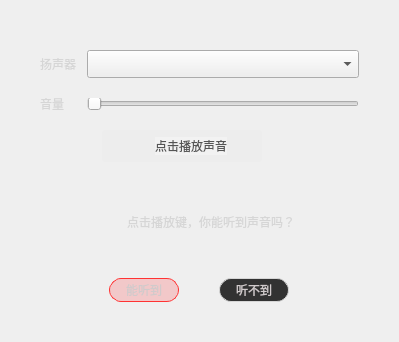
        <widget class="QWidget" name="page_speak">
         <property name="styleSheet">
          <string notr="true">QWidget#page_speak{	background-color: rgb(50,50,50);}</string>
         </property>
         <layout class="QGridLayout" name="gridLayout_4">
          <property name="leftMargin">
           <number>0</number>
          </property>
          <property name="topMargin">
           <number>0</number>
          </property>
          <property name="rightMargin">
           <number>0</number>
          </property>
          <property name="bottomMargin">
           <number>0</number>
          </property>
          <property name="spacing">
           <number>0</number>
          </property>
          <item row="7" column="0">
           <layout class="QVBoxLayout" name="verticalLayout_9">
            <property name="spacing">
             <number>0</number>
            </property>
            <item>
             <spacer name="verticalSpacer_14">
              <property name="orientation">
               <enum>Qt::Vertical</enum>
              </property>
              <property name="sizeType">
               <enum>QSizePolicy::Expanding</enum>
              </property>
              <property name="sizeHint" stdset="0">
               <size>
                <width>20</width>
                <height>50</height>
               </size>
              </property>
             </spacer>
            </item>
            <item>
             <layout class="QHBoxLayout" name="horizontalLayout_30">
              <property name="spacing">
               <number>5</number>
              </property>
              <property name="leftMargin">
               <number>0</number>
              </property>
              <item>
               <spacer name="horizontalSpacer_33">
                <property name="orientation">
                 <enum>Qt::Horizontal</enum>
                </property>
                <property name="sizeHint" stdset="0">
                 <size>
                  <width>40</width>
                  <height>20</height>
                 </size>
                </property>
               </spacer>
              </item>
              <item>
               <widget class="QLabel" name="label_64">
                <property name="minimumSize">
                 <size>
                  <width>18</width>
                  <height>20</height>
                 </size>
                </property>
                <property name="maximumSize">
                 <size>
                  <width>18</width>
                  <height>20</height>
                 </size>
                </property>
                <property name="styleSheet">
                 <string notr="true">border-image: url(:/check/images/device_check/icon-volume-red.png);</string>
                </property>
                <property name="text">
                 <string/>
                </property>
               </widget>
              </item>
              <item>
               <widget class="QLabel" name="label_17">
                <property name="styleSheet">
                 <string notr="true">

color: rgb(214, 214, 214);
font: 12px &quot;微软雅黑&quot;;</string>
                </property>
                <property name="text">
                 <string>点击播放键，你能听到声音吗？</string>
                </property>
               </widget>
              </item>
              <item>
               <spacer name="horizontalSpacer_31">
                <property name="orientation">
                 <enum>Qt::Horizontal</enum>
                </property>
                <property name="sizeHint" stdset="0">
                 <size>
                  <width>17</width>
                  <height>18</height>
                 </size>
                </property>
               </spacer>
              </item>
             </layout>
            </item>
            <item>
             <spacer name="verticalSpacer_10">
              <property name="orientation">
               <enum>Qt::Vertical</enum>
              </property>
              <property name="sizeType">
               <enum>QSizePolicy::Fixed</enum>
              </property>
              <property name="sizeHint" stdset="0">
               <size>
                <width>20</width>
                <height>40</height>
               </size>
              </property>
             </spacer>
            </item>
            <item>
             <widget class="QWidget" name="widget_19" native="true"/>
            </item>
           </layout>
          </item>
          <item row="5" column="0">
           <spacer name="verticalSpacer_12">
            <property name="orientation">
             <enum>Qt::Vertical</enum>
            </property>
            <property name="sizeType">
             <enum>QSizePolicy::Fixed</enum>
            </property>
            <property name="sizeHint" stdset="0">
             <size>
              <width>20</width>
              <height>16</height>
             </size>
            </property>
           </spacer>
          </item>
          <item row="3" column="0">
           <widget class="QWidget" name="widget_16" native="true">
            <layout class="QHBoxLayout" name="horizontalLayout_12">
             <property name="spacing">
              <number>5</number>
             </property>
             <property name="leftMargin">
              <number>0</number>
             </property>
             <property name="topMargin">
              <number>0</number>
             </property>
             <property name="rightMargin">
              <number>0</number>
             </property>
             <property name="bottomMargin">
              <number>0</number>
             </property>
             <item>
              <spacer name="horizontalSpacer_6">
               <property name="orientation">
                <enum>Qt::Horizontal</enum>
               </property>
               <property name="sizeHint" stdset="0">
                <size>
                 <width>40</width>
                 <height>20</height>
                </size>
               </property>
              </spacer>
             </item>
             <item alignment="Qt::AlignRight">
              <widget class="QLabel" name="label_21">
               <property name="minimumSize">
                <size>
                 <width>42</width>
                 <height>0</height>
                </size>
               </property>
               <property name="maximumSize">
                <size>
                 <width>42</width>
                 <height>16777215</height>
                </size>
               </property>
               <property name="styleSheet">
                <string notr="true">color: rgb(214, 214, 214);</string>
               </property>
               <property name="text">
                <string>音量</string>
               </property>
              </widget>
             </item>
             <item>
              <widget class="QSlider" name="horizontalSlider_deskTopCaptureVol">
               <property name="minimumSize">
                <size>
                 <width>272</width>
                 <height>12</height>
                </size>
               </property>
               <property name="maximumSize">
                <size>
                 <width>272</width>
                 <height>12</height>
                </size>
               </property>
               <property name="styleSheet">
                <string notr="true"/>
               </property>
               <property name="orientation">
                <enum>Qt::Horizontal</enum>
               </property>
              </widget>
             </item>
             <item>
              <spacer name="horizontalSpacer_15">
               <property name="orientation">
                <enum>Qt::Horizontal</enum>
               </property>
               <property name="sizeHint" stdset="0">
                <size>
                 <width>40</width>
                 <height>20</height>
                </size>
               </property>
              </spacer>
             </item>
            </layout>
           </widget>
          </item>
          <item row="1" column="0">
           <widget class="QWidget" name="widget_15" native="true">
            <layout class="QHBoxLayout" name="horizontalLayout_23">
             <property name="spacing">
              <number>5</number>
             </property>
             <property name="leftMargin">
              <number>0</number>
             </property>
             <property name="topMargin">
              <number>50</number>
             </property>
             <property name="rightMargin">
              <number>0</number>
             </property>
             <property name="bottomMargin">
              <number>0</number>
             </property>
             <item>
              <spacer name="horizontalSpacer_25">
               <property name="orientation">
                <enum>Qt::Horizontal</enum>
               </property>
               <property name="sizeType">
                <enum>QSizePolicy::Fixed</enum>
               </property>
               <property name="sizeHint" stdset="0">
                <size>
                 <width>40</width>
                 <height>20</height>
                </size>
               </property>
              </spacer>
             </item>
             <item>
              <widget class="QLabel" name="label_20">
               <property name="minimumSize">
                <size>
                 <width>42</width>
                 <height>0</height>
                </size>
               </property>
               <property name="maximumSize">
                <size>
                 <width>42</width>
                 <height>16777215</height>
                </size>
               </property>
               <property name="styleSheet">
                <string notr="true">color: rgb(214, 214, 214);</string>
               </property>
               <property name="text">
                <string>扬声器</string>
               </property>
              </widget>
             </item>
             <item>
              <widget class="QComboBox" name="comboBox_playerDev">
               <property name="enabled">
                <bool>true</bool>
               </property>
               <property name="minimumSize">
                <size>
                 <width>272</width>
                 <height>28</height>
                </size>
               </property>
               <property name="maximumSize">
                <size>
                 <width>272</width>
                 <height>28</height>
                </size>
               </property>
               <property name="styleSheet">
                <string notr="true"/>
               </property>
              </widget>
             </item>
             <item>
              <spacer name="horizontalSpacer_26">
               <property name="orientation">
                <enum>Qt::Horizontal</enum>
               </property>
               <property name="sizeType">
                <enum>QSizePolicy::Fixed</enum>
               </property>
               <property name="sizeHint" stdset="0">
                <size>
                 <width>40</width>
                 <height>20</height>
                </size>
               </property>
              </spacer>
             </item>
            </layout>
           </widget>
          </item>
          <item row="6" column="0">
           <widget class="QWidget" name="widget_17" native="true">
            <layout class="QHBoxLayout" name="horizontalLayout_24">
             <property name="spacing">
              <number>5</number>
             </property>
             <property name="leftMargin">
              <number>0</number>
             </property>
             <property name="topMargin">
              <number>0</number>
             </property>
             <property name="rightMargin">
              <number>0</number>
             </property>
             <property name="bottomMargin">
              <number>0</number>
             </property>
             <item>
              <spacer name="horizontalSpacer_29">
               <property name="orientation">
                <enum>Qt::Horizontal</enum>
               </property>
               <property name="sizeType">
                <enum>QSizePolicy::Fixed</enum>
               </property>
               <property name="sizeHint" stdset="0">
                <size>
                 <width>102</width>
                 <height>20</height>
                </size>
               </property>
              </spacer>
             </item>
             <item>
              <widget class="QWidget" name="widget_18" native="true">
               <property name="minimumSize">
                <size>
                 <width>160</width>
                 <height>32</height>
                </size>
               </property>
               <property name="maximumSize">
                <size>
                 <width>160</width>
                 <height>32</height>
                </size>
               </property>
               <property name="styleSheet">
                <string notr="true">background-color: rgb(237, 237, 237);
border-radius:2px;</string>
               </property>
               <layout class="QHBoxLayout" name="horizontalLayout_25">
                <property name="leftMargin">
                 <number>0</number>
                </property>
                <property name="topMargin">
                 <number>0</number>
                </property>
                <property name="rightMargin">
                 <number>0</number>
                </property>
                <property name="bottomMargin">
                 <number>0</number>
                </property>
                <item>
                 <spacer name="horizontalSpacer_41">
                  <property name="orientation">
                   <enum>Qt::Horizontal</enum>
                  </property>
                  <property name="sizeHint" stdset="0">
                   <size>
                    <width>40</width>
                    <height>20</height>
                   </size>
                  </property>
                 </spacer>
                </item>
                <item>
                 <widget class="QPushButton" name="pushButton_playState">
                  <property name="minimumSize">
                   <size>
                    <width>12</width>
                    <height>16</height>
                   </size>
                  </property>
                  <property name="maximumSize">
                   <size>
                    <width>12</width>
                    <height>16</height>
                   </size>
                  </property>
                  <property name="styleSheet">
                   <string notr="true">border-image: url(:/check/images/device_check/icon- pause.png);
</string>
                  </property>
                  <property name="text">
                   <string/>
                  </property>
                 </widget>
                </item>
                <item>
                 <widget class="QPushButton" name="pushButton">
                  <property name="maximumSize">
                   <size>
                    <width>90</width>
                    <height>16777215</height>
                   </size>
                  </property>
                  <property name="styleSheet">
                   <string notr="true">font: 14px &quot;微软雅黑&quot;;
	color:rgba(85,85,85,1);
	border:0px;
	background:rgba(242,242,242,1);
border-radius:18px;
</string>
                  </property>
                  <property name="text">
                   <string>点击播放声音</string>
                  </property>
                  <property name="icon">
                   <iconset>
                    <normaloff>:/button/img/button/play_icon.png</normaloff>:/button/img/button/play_icon.png</iconset>
                  </property>
                  <property name="iconSize">
                   <size>
                    <width>28</width>
                    <height>24</height>
                   </size>
                  </property>
                 </widget>
                </item>
                <item>
                 <spacer name="horizontalSpacer_42">
                  <property name="orientation">
                   <enum>Qt::Horizontal</enum>
                  </property>
                  <property name="sizeHint" stdset="0">
                   <size>
                    <width>40</width>
                    <height>20</height>
                   </size>
                  </property>
                 </spacer>
                </item>
               </layout>
              </widget>
             </item>
             <item>
              <spacer name="horizontalSpacer_38">
               <property name="orientation">
                <enum>Qt::Horizontal</enum>
               </property>
               <property name="sizeHint" stdset="0">
                <size>
                 <width>40</width>
                 <height>20</height>
                </size>
               </property>
              </spacer>
             </item>
            </layout>
           </widget>
          </item>
          <item row="2" column="0">
           <spacer name="verticalSpacer_11">
            <property name="orientation">
             <enum>Qt::Vertical</enum>
            </property>
            <property name="sizeType">
             <enum>QSizePolicy::Fixed</enum>
            </property>
            <property name="sizeHint" stdset="0">
             <size>
              <width>20</width>
              <height>16</height>
             </size>
            </property>
           </spacer>
          </item>
          <item row="8" column="0">
           <widget class="QWidget" name="widget_20" native="true">
            <property name="minimumSize">
             <size>
              <width>0</width>
              <height>70</height>
             </size>
            </property>
            <property name="maximumSize">
             <size>
              <width>16777215</width>
              <height>70</height>
             </size>
            </property>
            <layout class="QHBoxLayout" name="horizontalLayout_27">
             <property name="spacing">
              <number>0</number>
             </property>
             <property name="leftMargin">
              <number>0</number>
             </property>
             <property name="topMargin">
              <number>0</number>
             </property>
             <property name="rightMargin">
              <number>0</number>
             </property>
             <property name="bottomMargin">
              <number>0</number>
             </property>
             <item>
              <layout class="QHBoxLayout" name="horizontalLayout_8">
               <property name="spacing">
                <number>0</number>
               </property>
               <property name="leftMargin">
                <number>0</number>
               </property>
               <property name="rightMargin">
                <number>0</number>
               </property>
               <property name="bottomMargin">
                <number>33</number>
               </property>
               <item>
                <widget class="QPushButton" name="pushButton_TestScuess_speak">
                 <property name="enabled">
                  <bool>true</bool>
                 </property>
                 <property name="minimumSize">
                  <size>
                   <width>70</width>
                   <height>24</height>
                  </size>
                 </property>
                 <property name="maximumSize">
                  <size>
                   <width>70</width>
                   <height>24</height>
                  </size>
                 </property>
                 <property name="font">
                  <font>
                   <family>微软雅黑</family>
                   <pointsize>9</pointsize>
                   <weight>50</weight>
                   <italic>false</italic>
                   <bold>false</bold>
                  </font>
                 </property>
                 <property name="styleSheet">
                  <string notr="true">QPushButton:hover{background-color:rgb(255, 51, 51);border-radius:12px;color:rgb(255, 235, 235);font: 9pt &quot;微软雅黑&quot;;}

QPushButton{ background-color: rgba(255, 45, 52, 51); border: 1px solid rgb(255, 51, 51); border-radius:12px; color:rgb(208, 202, 203);font:9pt &quot;微软雅黑&quot;;}

QPushButton:disabled{background-color: rgba(255, 45, 52, 30);border: 1px solid rgb(255, 51, 51,40);border-radius: 12px;color: rgb(208, 202, 203,100);font: 9pt &quot;微软雅黑&quot;;}</string>
                 </property>
                 <property name="text">
                  <string>能听到</string>
                 </property>
                </widget>
               </item>
               <item>
                <spacer name="horizontalSpacer_39">
                 <property name="orientation">
                  <enum>Qt::Horizontal</enum>
                 </property>
                 <property name="sizeType">
                  <enum>QSizePolicy::Fixed</enum>
                 </property>
                 <property name="sizeHint" stdset="0">
                  <size>
                   <width>40</width>
                   <height>20</height>
                  </size>
                 </property>
                </spacer>
               </item>
               <item>
                <widget class="QPushButton" name="pushButton_TestFaile_speak">
                 <property name="enabled">
                  <bool>true</bool>
                 </property>
                 <property name="minimumSize">
                  <size>
                   <width>70</width>
                   <height>24</height>
                  </size>
                 </property>
                 <property name="maximumSize">
                  <size>
                   <width>70</width>
                   <height>24</height>
                  </size>
                 </property>
                 <property name="font">
                  <font>
                   <family>微软雅黑</family>
                   <pointsize>9</pointsize>
                   <weight>50</weight>
                   <italic>false</italic>
                   <bold>false</bold>
                  </font>
                 </property>
                 <property name="styleSheet">
                  <string notr="true">QPushButton:hover{background-color: rgb(214, 214, 214);border-radius: 12px;color: rgb(32, 32, 32);font: 9pt &quot;微软雅黑&quot;;;}
QPushButton{background-color: rgb(50, 50, 50);border: 1px solid rgb(214, 214, 214); border-radius: 12px; color: rgb(208, 202, 203);font: 9pt &quot;微软雅黑&quot;;}
</string>
                 </property>
                 <property name="text">
                  <string>听不到</string>
                 </property>
                </widget>
               </item>
              </layout>
             </item>
            </layout>
           </widget>
          </item>
         </layout>
        </widget>
